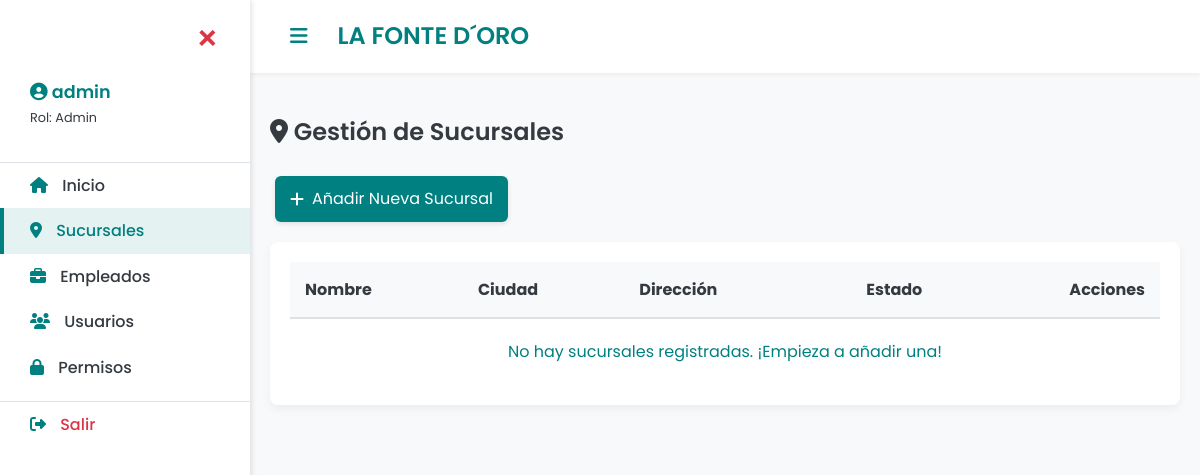
Page /branches (signed in) on the earlier database version.
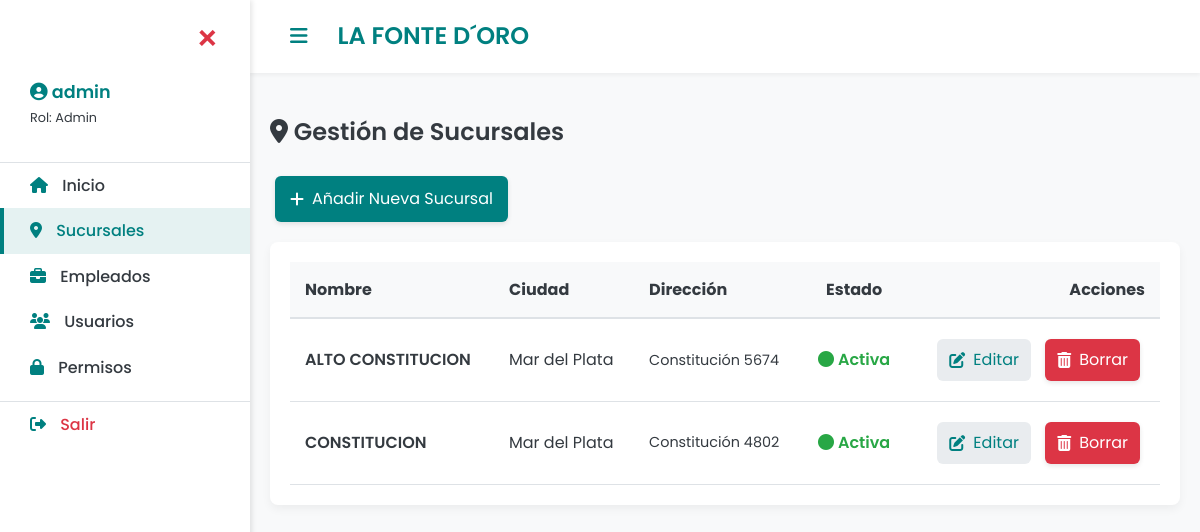
Same page on the later database version.
### run.py (models this page shows)
class Branch(db.Model):
    __tablename__ = 'branch'
    id = db.Column(db.Integer, primary_key=True)
    name = db.Column(db.String(100), unique=True, nullable=False)
    address = db.Column(db.String(200))
    city = db.Column(db.String(80))
    is_active = db.Column(db.Integer, default=1) # 1: Activa, 0: Desactivada

### run.py (the view)
@app.route('/branches')
@requires_permission
def manage_branches():
    branches = db.session.query(Branch).order_by(Branch.name).all()
    return render_template('branches_list.html', branches=branches)

### run.py (called while the page is built, shortened)
def check_permission(role, endpoint):
    if role == 'admin':
        return True

def requires_permission(f):
    @wraps(f)
    def decorated_function(*args, **kwargs):
        if not session.get('logged_in'):
             return redirect(url_for('login'))
        user_role = session.get('role')
        required_endpoint = f.__name__
        if not check_permission(user_role, required_endpoint):
            flash(f"Acceso denegado. Tu rol '{user_role.capitalize()}' no tiene permiso para acceder a {required_endpoint.replace('_', ' ').title()}.", 'danger')
            return redirect(url_for('index'))
        return f(*args, **kwargs)
    return decorated_function

### templates/branches_list.html (shortened to what this page needs)
{% extends "base.html" %}
{% block content %}
    <h2><i class="fas fa-map-marker-alt"></i> Gestión de Sucursales</h2>
    <a href="{{ url_for('add_branch') }}" class="btn btn-primary" style="margin-bottom: 20px;">
        <i class="fas fa-plus"></i> Añadir Nueva Sucursal
    </a>
    <div class="card">
        <div style="overflow-x: auto;">
            <table style="width: 100%; border-collapse: collapse; min-width: 600px;">
                <thead>
                    <tr style="border-bottom: 2px solid var(--subtle-border); background-color: var(--background-light);">
                        <th style="padding: 15px; text-align: left;">Nombre</th>
                        <th style="padding: 15px; text-align: left;">Ciudad</th>
                        <th style="padding: 15px; text-align: left;">Dirección</th>
                        <th style="padding: 15px; text-align: center;">Estado</th>
                        <th style="padding: 15px; text-align: right;">Acciones</th>
                    </tr>
                </thead>
                <tbody>
                    {% for branch in branches %}
                    <tr style="border-bottom: 1px solid var(--subtle-border); transition: background-color 0.2s;">
                        <td style="padding: 15px; font-weight: 600;">{{ branch.name }}</td>
                        <td style="padding: 15px;">{{ branch.city }}</td>
                        <td style="padding: 15px; font-size: 0.9rem;">{{ branch.address }}</td>
                        <td style="padding: 15px; text-align: center;">
                            {% if branch.is_active %}
                                <span style="color: var(--success-color); font-weight: 600;"><i class="fas fa-circle"></i> Activa</span>
                            {% else %}
                                <span style="color: var(--danger-color); font-weight: 600;"><i class="far fa-circle"></i> Inactiva</span>
                            {% endif %}
                        </td>
                        <td style="padding: 15px; text-align: right;">
                            <a href="{{ url_for('edit_branch', branch_id=branch.id) }}" class="btn" style="background-color: #E9ECEF; color: var(--primary-color); box-shadow: none; padding: 8px 12px;">
                                <i class="fas fa-edit"></i> Editar
                            </a>
                            <a href="{{ url_for('delete_branch_route', branch_id=branch.id) }}" class="btn btn-danger" onclick="return confirm('¿Seguro? Si la sucursal se usa en el historial, se DESACTIVARÁ. De lo contrario, se BORRARÁ. ¿Continuar?');" style="padding: 8px 12px;">
                                <i class="fas fa-trash-alt"></i> Borrar
                            </a>
                        </td>
                    </tr>
                    {% else %}
                    <tr><td colspan="5" style="text-align: center; padding: 20px; color: var(--primary-color);">No hay sucursales registradas. ¡Empieza a añadir una!</td></tr>
                    {% endfor %}
                </tbody>
            </table>
        </div>
    </div>
{% endblock %}

Differences in the rows shown:
added Branch: name "ALTO CONSTITUCION", city "Mar del Plata", address "Constitución 5674", is_active 1 (drawn)
added Branch: name "CONSTITUCION", city "Mar del Plata", address "Constitución 4802", is_active 1 (drawn)
Other differences:
text no longer shown: "No hay sucursales registradas. ¡Empieza a añadir una!"
